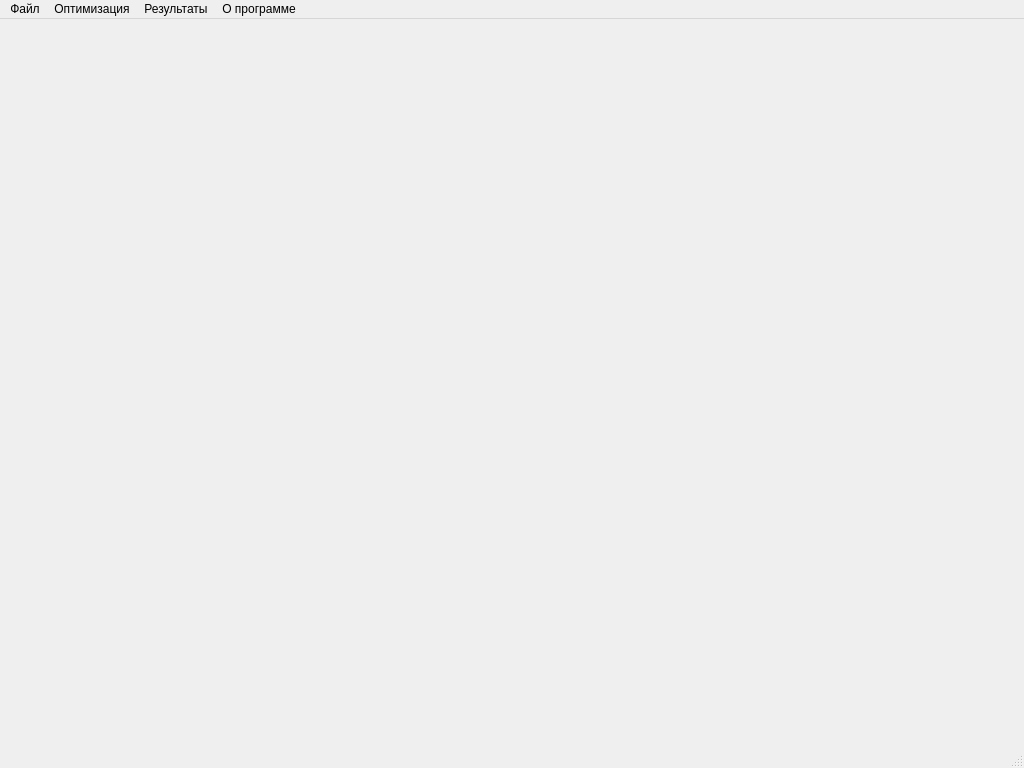
<?xml version="1.0" encoding="UTF-8"?>
<ui version="4.0">
 <class>mainWindow</class>
 <widget class="QMainWindow" name="mainWindow">
  <property name="geometry">
   <rect>
    <x>0</x>
    <y>0</y>
    <width>1024</width>
    <height>768</height>
   </rect>
  </property>
  <property name="minimumSize">
   <size>
    <width>1024</width>
    <height>768</height>
   </size>
  </property>
  <property name="maximumSize">
   <size>
    <width>1024</width>
    <height>768</height>
   </size>
  </property>
  <property name="windowTitle">
   <string>Оптимизация траектории движения роя БЛС</string>
  </property>
  <widget class="QWidget" name="centralwidget"/>
  <widget class="QMenuBar" name="menubar">
   <property name="geometry">
    <rect>
     <x>0</x>
     <y>0</y>
     <width>1024</width>
     <height>30</height>
    </rect>
   </property>
   <widget class="QMenu" name="menu">
    <property name="title">
     <string>Файл</string>
    </property>
    <addaction name="obstaclesMapOpen"/>
    <addaction name="obstaclesMapGenerate"/>
    <addaction name="separator"/>
    <addaction name="Exit"/>
   </widget>
   <widget class="QMenu" name="menu_2">
    <property name="title">
     <string>Оптимизация</string>
    </property>
    <addaction name="setParams"/>
    <addaction name="startOptimization"/>
   </widget>
   <widget class="QMenu" name="menu_3">
    <property name="title">
     <string>Результаты</string>
    </property>
    <addaction name="showResults"/>
    <addaction name="saveResults"/>
   </widget>
   <widget class="QMenu" name="menu_4">
    <property name="title">
     <string>О программе</string>
    </property>
    <addaction name="aboutProgram"/>
    <addaction name="aboutQt"/>
   </widget>
   <addaction name="menu"/>
   <addaction name="menu_2"/>
   <addaction name="menu_3"/>
   <addaction name="menu_4"/>
  </widget>
  <widget class="QStatusBar" name="statusbar"/>
  <action name="obstaclesMapOpen">
   <property name="text">
    <string>Открыть карту препятствий</string>
   </property>
   <property name="shortcut">
    <string>Ctrl+E</string>
   </property>
  </action>
  <action name="obstaclesMapGenerate">
   <property name="text">
    <string>Сгенерировать случайную карту препятствий</string>
   </property>
   <property name="shortcut">
    <string>Ctrl+G</string>
   </property>
  </action>
  <action name="Exit">
   <property name="text">
    <string>Выход</string>
   </property>
   <property name="shortcut">
    <string>Ctrl+X</string>
   </property>
  </action>
  <action name="setParams">
   <property name="text">
    <string>Установить параметры оптимизации</string>
   </property>
   <property name="shortcut">
    <string>Ctrl+T</string>
   </property>
  </action>
  <action name="startOptimization">
   <property name="text">
    <string>Начать оптимизацию</string>
   </property>
   <property name="shortcut">
    <string>Ctrl+R</string>
   </property>
  </action>
  <action name="showResults">
   <property name="text">
    <string>Показать графические результаты оптимизации</string>
   </property>
   <property name="shortcut">
    <string>Ctrl+H</string>
   </property>
  </action>
  <action name="saveResults">
   <property name="text">
    <string>Сохранить графические результаты оптимизации</string>
   </property>
   <property name="shortcut">
    <string>Ctrl+S</string>
   </property>
  </action>
  <action name="aboutProgram">
   <property name="text">
    <string>О программе</string>
   </property>
   <property name="shortcut">
    <string>Ctrl+O</string>
   </property>
  </action>
  <action name="aboutQt">
   <property name="text">
    <string>О библиотеке Qt</string>
   </property>
   <property name="shortcut">
    <string>Ctrl+Q</string>
   </property>
  </action>
 </widget>
 <resources/>
 <connections/>
</ui>
